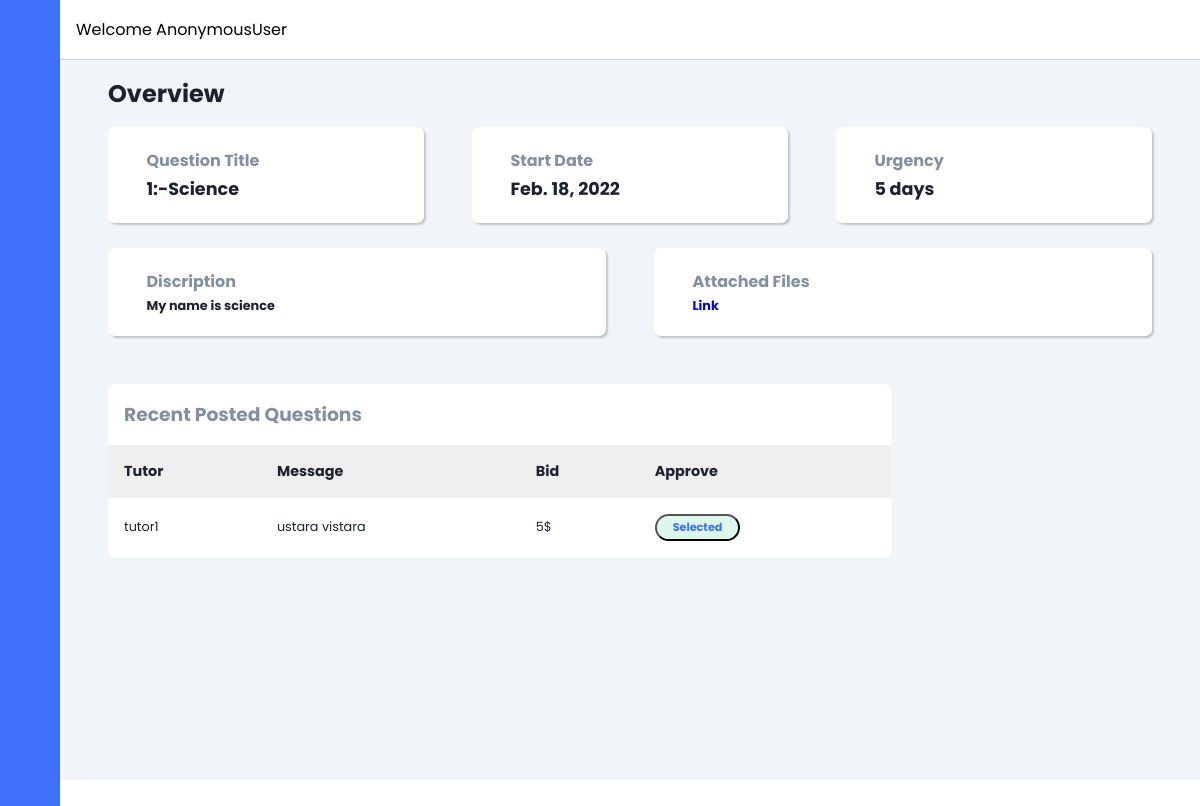
Before: /student/1 with the older database file.
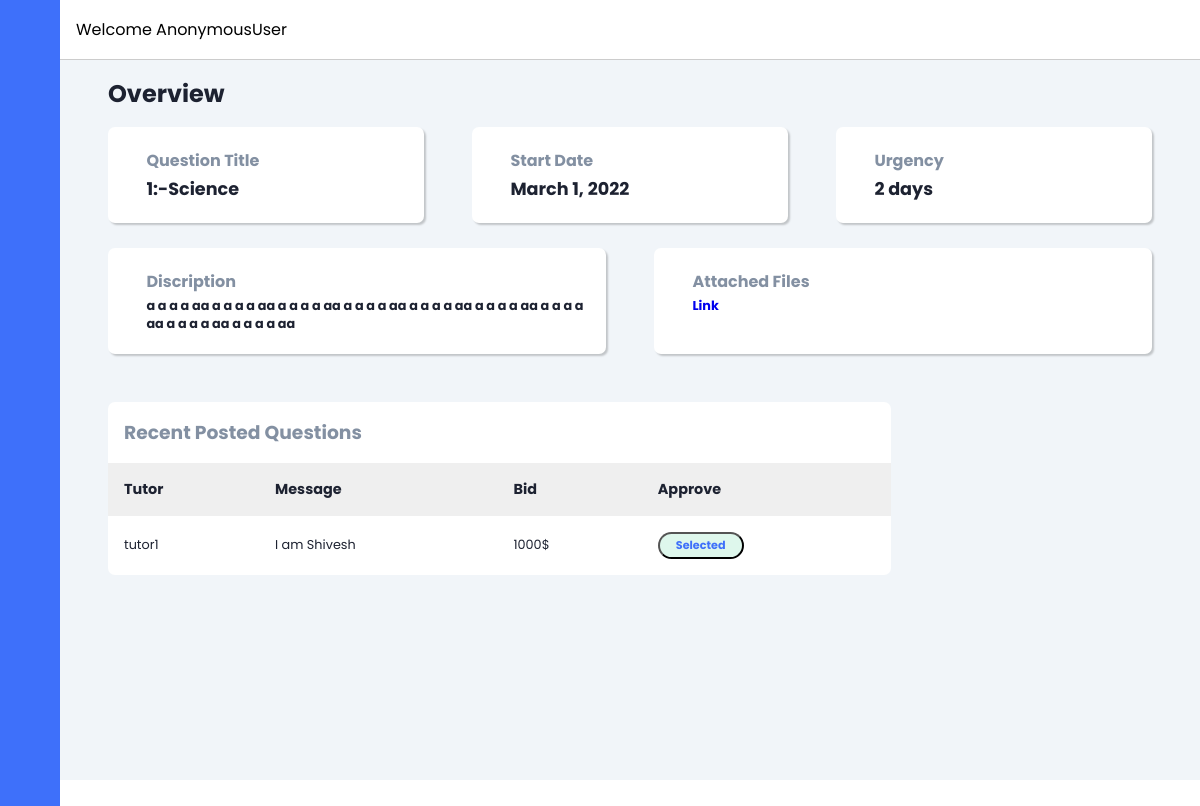
After: the same page with the newer database file.
### student/models.py (models this page shows, shortened)
class Bid(models.Model):
    id = models.AutoField(primary_key=True)
    tutor = models.ForeignKey(Tutor, on_delete=models.CASCADE, null=True, blank=True)
    project = models.ForeignKey(Question, on_delete=models.CASCADE, null=True, blank=True)
    is_selected = models.BooleanField(default=False)
    description=models.TextField(max_length=500, null=True)
    cost = models.CharField(max_length=50000, null=True)
    day = models.CharField(max_length=250, null=True)
    rating= models.IntegerField(blank=True,default=5)
    status = models.CharField(max_length=30, choices=COLOR_STATUS, default='Open')
    payment_status = models.IntegerField(choices = payment_status_choices, default=3)
    order_id = models.CharField(unique=True, max_length=100, null=True, blank=True, default=None)
    datetime_of_payment = models.DateTimeField(default=timezone.now)
    razorpay_order_id = models.CharField(max_length=500, null=True, blank=True)
    razorpay_payment_id = models.CharField(max_length=500, null=True, blank=True)
    razorpay_signature = models.CharField(max_length=500, null=True, blank=True)
    def __str__(self):
        return str(self.tutor.username) + str(' | ') + str(self.project.id)

class Question(models.Model):
    id = models.AutoField(primary_key=True)
    student = models.ForeignKey(Student, on_delete=models.CASCADE, null=True, blank=True)
    randomly_generated_id = models.UUIDField(unique=True, default=uuid.uuid4, editable=False)
    category = models.CharField(max_length=30, choices=categotry ,default='others')
    urgency= models.CharField(max_length=250, null=True)
    description=models.CharField(max_length=250, null=True)
    upload = models.FileField(upload_to ='static/media/', null=True)
    date = models.DateField(null=True)
    time = models.TimeField(null=True)
    def __str__(self):
        return str(self.category)

class Tutor(models.Model):
    username = models.OneToOneField(User, on_delete=models.CASCADE, null=True, blank=True)
    Education_status = models.CharField(max_length=250, null=True)
    Drive_link = models.URLField(max_length=300)
    Area_of_Expertise = models.CharField(max_length=250, null=True)
    is_verified=models.BooleanField(default=False)

### Learning/views.py (the view)
# urls.py: path("student/<int:myid>", views.stu_bid, name='stu_bid'),
def stu_bid(request, myid):
    que = Question.objects.get(id=myid)
    print(myid)
    bid = Bid.objects.filter(project=que)
    print(bid)
    context = {
        'name': request.user,
        'bid' : bid,
        'razorpay_merchant_id':razorpay_id
    }
    return render(request, 'student/bid.html', context)

### templates/student/bid.html (shortened to what this page needs)
<!DOCTYPE html>
{% load static %}
<html lang="en">
<head>
    <link rel="stylesheet" href="https://cdn.jsdelivr.net/gh/lykmapipo/themify-icons@0.1.2/css/themify-icons.css">
    <link rel="stylesheet" href="{% static 'css/bid.css' %}">
</head>
<body>
    <div class="sidebar">
        <div class="sidebar-header">
        </div>
        <div class="sidebar-menu">
            <ul>
            </ul>
        </div>
    </div>
    <div class="main-content">
        <header>
            <div class="search-wrapper">
                <span>Welcome {{name}}</span>
            </div>
            <div class="social-icons">
                <div></div>
            </div>
        </header>
        <main>
            <h2 class="dash-title">Overview</h2>
            <div class="dash-cards">
                <div class="card-single">
                    <div class="card-body">
                        <div>
                            <h5>Question Title</h5>
                            <h4>{{bid.0.project.id}}:-{{bid.0.project}}</h4>
                        </div>
                    </div>
                </div>
                <div class="card-single">
                    <div class="card-body">
                        <div>
                            <h5>Start Date</h5>
                            <h4>{{bid.0.project.date}}</h4>
                        </div>
                    </div>
                </div>
                <div class="card-single">
                    <div class="card-body">
                        <div>
                            <h5>Urgency</h5>
                            <h4>{{bid.0.project.urgency}} days</h4>
                        </div>
                    </div>
                </div>
            </div>
            <br>
            <div class="dash-cards2">
                <div class="card-single">
                    <div class="card-body">
                        <div>
                            <h5>Discription</h5>
                            <h4>{{bid.0.project.description}}</h4>
                        </div>
                    </div>
                </div>
                <div class="card-single">
                    <div class="card-body">
                        <div>
                            <h5>Attached Files</h5>
                            <h4><a href={{bid.0.project.upload}}>Link</a></h4>
                        </div>
                    </div>
                </div>
            </div>
            <section class="recent">
                <div class="activity-grid">
                    <div class="activity-card">
                        <h3>Recent Posted Questions</h3>
                        <div class="table-responsive">
                            <table>
                                <thead>
                                    <tr>
                                        <th>Tutor</th>
                                        <th>Message</th>
                                        <th>Bid</th>
                                        <th>Approve</th>
                                    </tr>
                                </thead>
                                <tbody>
                                    {% for b in bid %}
                                    <tr>
                                        <td>{{b.tutor.username}}</td>
                                        <td>{{b.description}}</td>
                                        <td>{{b.cost}}$</td>
                                        <td>{% if b.status == "Open" %}
                                            <button class="badge success btnSelect" data-hex={{b.tutor.id}}
                                                data-hex1={{b.project.id}} data-hex2="{{b.cost}}">Approve</button>
                                            {%elif b.status == "Progress"%}
                                            <button class="badge success">Selected</button>
                                            {%elif b.status == "Completed"%}
                                            <button class="badge info">Completed</button>
                                            {%else%}
                                            <button class="badge warning">Rejected</button>
                                            {% endif %}
                                        </td>
                                    </tr>
                                    {% endfor %}
                                </tbody>
                            </table>
                        </div>
                    </div>
                </div>
    </div>
    <button id="rzp-button1">Pay</button>
</body>
</html>

### static/css/bid.css (style rules this page uses)
:root { --main-color: #3e70fa; --color-dark: #1D2231; --text-grey: #8390A2; }
* { font-family: 'Poppins', sans-serif; margin: 0; padding: 0; text-decoration: none; list-style-type: none; box-sizing: border-box; }
.sidebar { height: 100%; width: 240px; position: fixed; left: 0; top: 0; z-index: 100; background: var(--main-color); color: #fff; overflow-y: auto; transition: width 500ms; }
.sidebar-header { display: flex; justify-content: space-between; align-items: center; height: 60px; padding: 0rem 1rem; }
.sidebar-menu { padding: 1rem; }
.main-content { position: relative; margin-left: 240px; transition: margin-left 500ms; }
header { position: fixed; left: 240px; top: 0; z-index: 100; width: calc(100% - 240px); background: #fff; height: 60px; padding: 0rem 1rem; display: flex; align-items: center; justify-content: space-between; border-bottom: 1px solid #ccc; transition: left 500ms; }
.search-wrapper { display: flex; align-items: center; }
.social-icons { display: flex; align-items: center; }
.social-icons span, .social-icons div { margin-left: 1.2rem; }
.social-icons div { height: 38px; width: 38px; background-size: cover; background-repeat: no-repeat; background-image: url(img/1.jpg); border-radius: 50%; }
main { margin-top: 60px; background: #f1f5f9; min-height: 90vh; padding: 1rem 3rem; }
.dash-title { color: var(--color-dark); margin-bottom: 1rem; }
.dash-cards { display: grid; grid-template-columns: repeat(3, 1fr); grid-column-gap: 3rem; }
.dash-cards2 { display: grid; grid-template-columns: repeat(2, 1fr); grid-column-gap: 3rem; }
.card-single { background: #fff; border-radius: 7px; box-shadow: 2px 2px 2px rgba(0,0,0,0.2); }
.card-body { padding: 1.3rem 1rem; display: flex; align-items: center; }
.card-body h5 { color: var(--text-grey); font-size: 1rem; }
.card-body h4 { color: var(--color-dark); font-size: 1.1rem; margin-top: .2rem; }
.dash-cards2 h4 { color: var(--color-dark); font-size: 0.8rem; margin-top: .2rem; }
.recent { margin-top: 3rem; margin-bottom: 3rem; }
.activity-grid { display: grid; grid-template-columns: 75% 25%; grid-column-gap: 1.5rem; }
.activity-card, .summary-card, .bday-card { background: #fff; border-radius: 7px; }
.activity-card h3 { color: var(--text-grey); margin: 1rem; }
.activity-card table { width: 100%; border-collapse: collapse; }
.activity-card thead { background: #efefef; text-align: left; }
th, td { font-size: .9rem; padding: 1rem 1rem; color: var(--color-dark); }
td { font-size: .8rem; }
.badge { padding: .2rem 1rem; border-radius: 20px; font-weight: 700; font-size: .7rem; cursor: pointer; }
.badge.success { background: #DEF7EC; color: var(--main-color); }
.table-responsive { overflow-x: auto; }
@media only screen and (max-width: 1200px) { .sidebar { width: 60px; z-index: 150; } }
@media only screen and (max-width: 1200px) { .sidebar .sidebar-header, .sidebar li { display: flex; justify-content: center; } }
@media only screen and (max-width: 1200px) { .main-content { margin-left: 60px; } }
@media only screen and (max-width: 1200px) { .main-content header { left: 60px; width: calc(100% - 60px); } }

Changed rows visible on the page:
changed Bid "tutor1": project.date "Feb. 18, 2022" → "March 1, 2022"; project.urgency "5" → "2"; project.description "My name is science" → "a a a a aa a a a a aa a a a a aa a a a a aa a a a a aa a a a a aa a a a a aa a a a a aa a a a a aa"; description "ustara vistara" → "I am Shivesh"; cost "5" → "1000"
